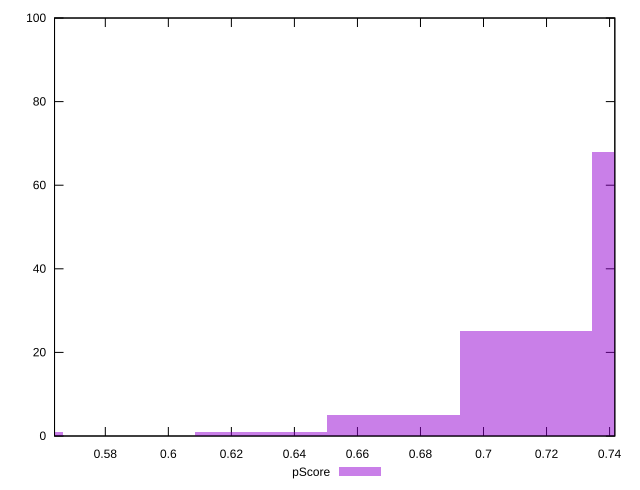

Write gnuplot code to recreate this figure.
reset

$pScore <<EOF
0.5455539836569916 1
0.7134167478591429 25
0.7553824389096807 68
0.6714510568086051 5
0.6294853657580672 1
EOF

set key outside below
set boxwidth 0.041965691050537816
set xrange [0.5638888888888889:0.7416666666666667]
set yrange [0:100]
set trange [0:100]
set style fill transparent solid 0.5 noborder
set terminal svg size 640, 490 enhanced background rgb 'white'
set output "report_00023_2021-02-20T12:14:57.249Z/render-blocking-resources/samples/pages+cached+noadtech+nomedia/pScore/histogram.svg"

plot $pScore title "pScore" with boxes

reset
